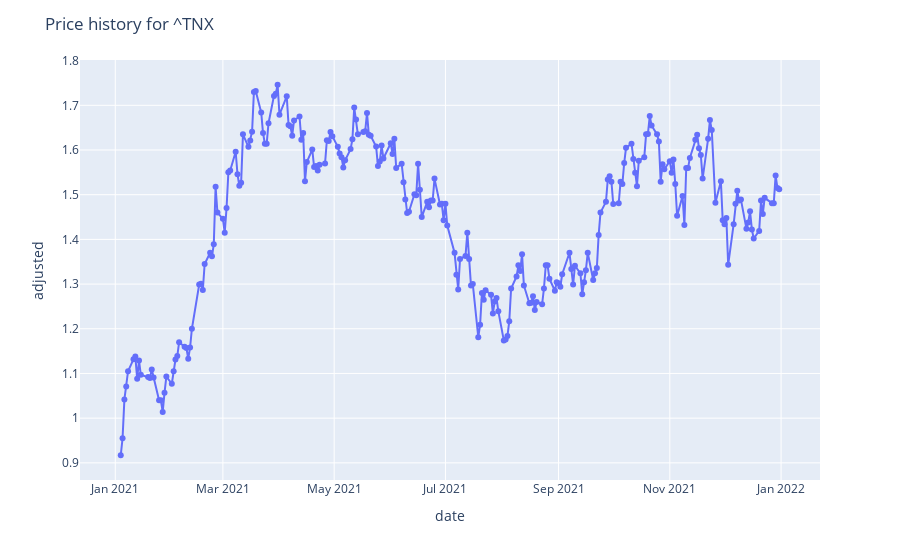

The notebook cell saved with this chart:
### Markdown cell above
### SECTION 3: VISUALIZE (AGAIN)

Adapt your earlier code to recreate the plot below.

![](/Users/kellsworth/Developer/GitHub/python-dabbling/posit-academy/src/files/milestone_02b_plot.png)

### Code cell
# Filter data set to TNX symbol
tnx = indexes.loc[indexes['symbol'] == '^TNX']

# Create scatterplot with each point connected by a line
tnx_fig1 = px.line(data_frame=tnx, x='date', y='adjusted', markers=True)
tnx_fig1.update_layout(
    title="Price history for ^TNX",
    xaxis_title="date",
    yaxis_title="adjusted"
)
tnx_fig1.show()

### Figure 1 — Plotly figure (JSON) as saved in the notebook; plotly's stock layout.template omitted (floating-point values rounded to 4 significant figures; data arrays with more than 128 entries replaced by an {"elided": "..."} marker saying what was removed)
{"data": [{"hovertemplate": "date=%{x}<br>adjusted=%{y}<extra></extra>", "legendgroup": "", "line": {"color": "#636efa", "dash": "solid"}, "marker": {"symbol": "circle"}, "mode": "lines+markers", "name": "", "orientation": "v", "showlegend": false, "type": "scatter", "x": {"elided": "252 str values"}, "xaxis": "x", "y": {"elided": "252 float values"}, "yaxis": "y"}], "layout": {"legend": {"tracegroupgap": 0}, "margin": {"t": 60}, "title": {"text": "Price history for ^TNX"}, "xaxis": {"anchor": "y", "domain": [0, 1], "title": {"text": "date"}}, "yaxis": {"anchor": "x", "domain": [0, 1], "title": {"text": "adjusted"}}}}
